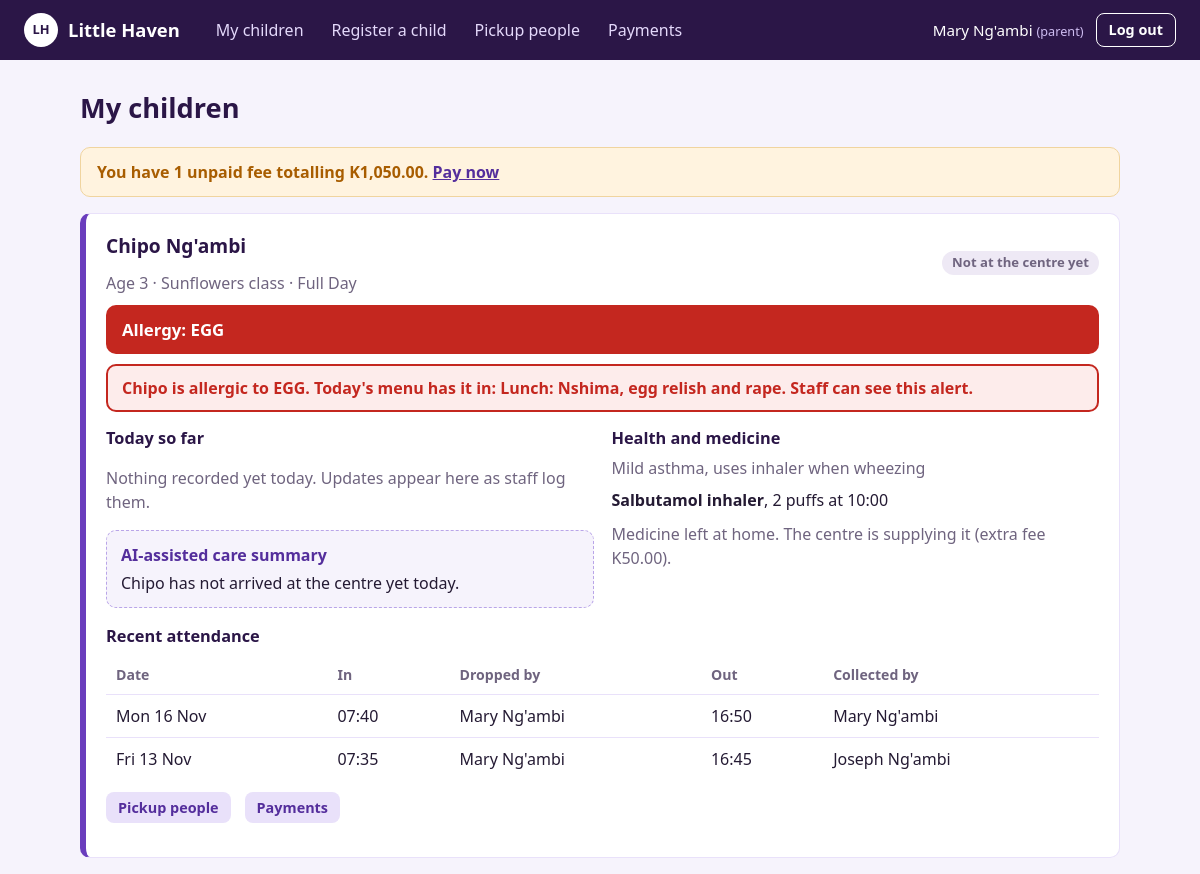
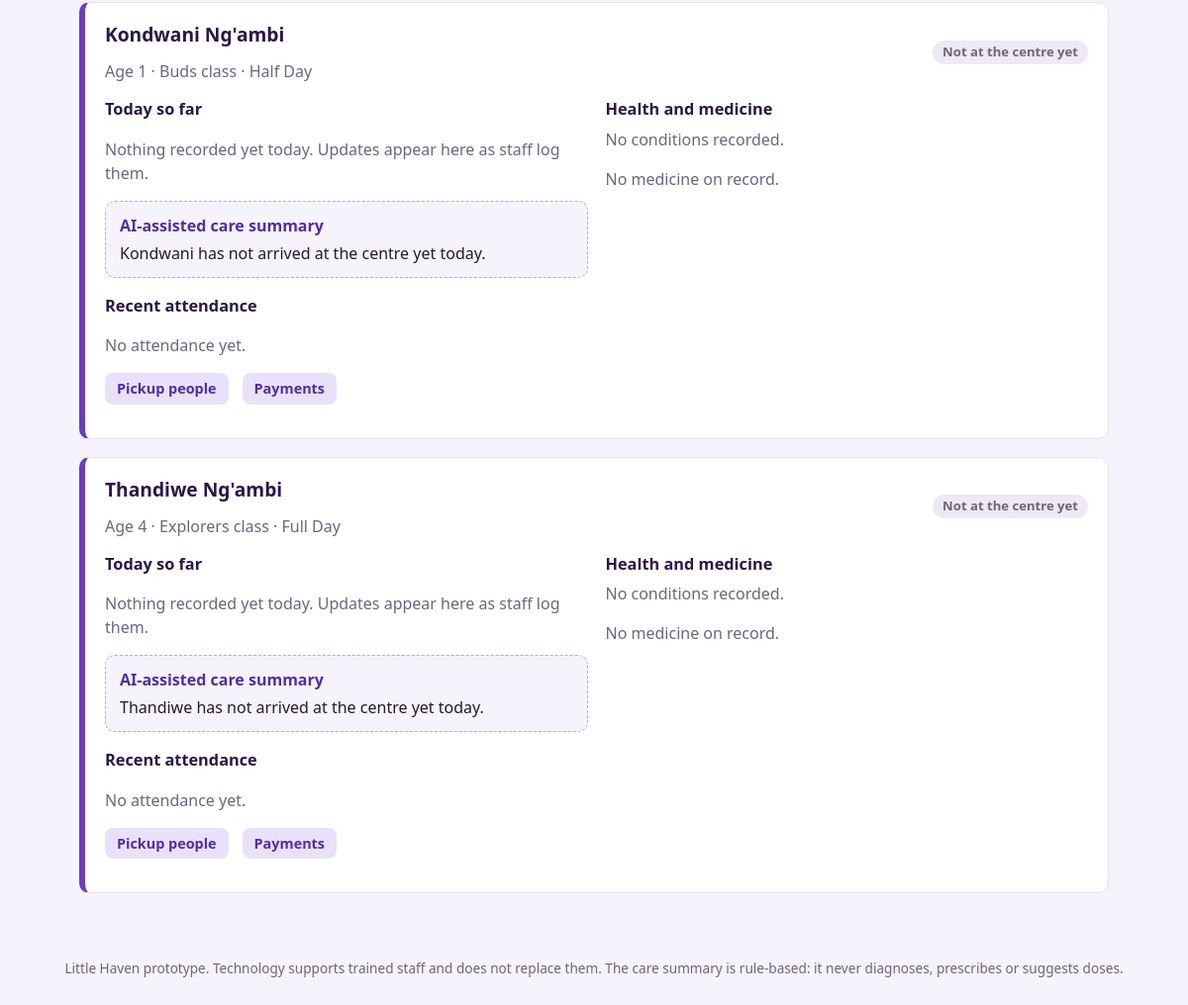
/parent/dashboard.php (signed in), run on the app's committed database (2 pictures, top to bottom).
### tables this page shows
CREATE TABLE children (
  id INT AUTO_INCREMENT PRIMARY KEY,
  parent_id INT NOT NULL,
  package_id INT DEFAULT NULL,
  name VARCHAR(100) NOT NULL,
  age TINYINT NOT NULL,
  class_name VARCHAR(40) NOT NULL,
  emergency_contact VARCHAR(30) NOT NULL,
  photo VARCHAR(200) DEFAULT NULL,
  active TINYINT(1) NOT NULL DEFAULT 1,
  created_at DATETIME NOT NULL DEFAULT CURRENT_TIMESTAMP,
  FOREIGN KEY (parent_id) REFERENCES users(id),
  FOREIGN KEY (package_id) REFERENCES packages(id)
);

CREATE TABLE packages (
  id INT AUTO_INCREMENT PRIMARY KEY,
  name VARCHAR(60) NOT NULL,
  price DECIMAL(10,2) NOT NULL,           
  description VARCHAR(200) DEFAULT NULL
);

CREATE TABLE health_profiles (
  id INT AUTO_INCREMENT PRIMARY KEY,
  child_id INT NOT NULL UNIQUE,
  allergies VARCHAR(255) DEFAULT NULL,       
  condition_notes VARCHAR(500) DEFAULT NULL,  
  nurse_notes VARCHAR(500) DEFAULT NULL,      
  FOREIGN KEY (child_id) REFERENCES children(id) ON DELETE CASCADE
);

CREATE TABLE medications (
  id INT AUTO_INCREMENT PRIMARY KEY,
  child_id INT NOT NULL,
  name VARCHAR(100) NOT NULL,
  dosage VARCHAR(100) NOT NULL,
  time_due TIME NOT NULL,
  instructions VARCHAR(300) DEFAULT NULL,
  left_at_home TINYINT(1) NOT NULL DEFAULT 0,    
  centre_supplied TINYINT(1) NOT NULL DEFAULT 0,  
  fee DECIMAL(10,2) NOT NULL DEFAULT 0,
  nurse_status ENUM('not_needed','pending','confirmed','declined') NOT NULL DEFAULT 'not_needed',
  active TINYINT(1) NOT NULL DEFAULT 1,
  FOREIGN KEY (child_id) REFERENCES children(id) ON DELETE CASCADE
);

CREATE TABLE attendance (
  id INT AUTO_INCREMENT PRIMARY KEY,
  child_id INT NOT NULL,
  att_date DATE NOT NULL,
  check_in DATETIME DEFAULT NULL,
  check_out DATETIME DEFAULT NULL,
  dropped_by VARCHAR(100) DEFAULT NULL,
  picked_by VARCHAR(100) DEFAULT NULL,
  pickup_id INT DEFAULT NULL,                
  checked_in_by VARCHAR(100) DEFAULT NULL,   
  checked_out_by VARCHAR(100) DEFAULT NULL,
  UNIQUE KEY one_per_day (child_id, att_date),
  FOREIGN KEY (child_id) REFERENCES children(id) ON DELETE CASCADE
);

### db.php (called while the page is built, shortened)
<?php
function db(): PDO
{
    static $pdo = null;
    if ($pdo === null) {
        try {
            $pdo = new PDO(
                'mysql:host=' . DB_HOST . ';dbname=' . DB_NAME . ';charset=utf8mb4',
                DB_USER,
                DB_PASS,
                [
                    PDO::ATTR_ERRMODE            => PDO::ERRMODE_EXCEPTION,
                    PDO::ATTR_DEFAULT_FETCH_MODE => PDO::FETCH_ASSOC,
                    PDO::ATTR_EMULATE_PREPARES   => false,
                ]
            );
        } catch (PDOException $e) {
            http_response_code(500);
            die('<h2>Database connection failed</h2>'
              . '<p>Start MySQL in XAMPP/WAMP, then import <code>database.sql</code> in phpMyAdmin.</p>'
              . '<p>Check the settings at the top of <code>db.php</code>.</p>');
        }
    }
    return $pdo;
}
function q(string $sql, array $params = []): array
{
    $st = db()->prepare($sql);
    $st->execute($params);
    return $st->fetchAll();
}
function q1(string $sql, array $params = []): ?array
{
    $st = db()->prepare($sql);
    $st->execute($params);
    $row = $st->fetch();
    return $row === false ? null : $row;
}

### parent/dashboard.php (the view, shortened to what this page needs)
<?php
require_once __DIR__ . '/../auth.php';
$user = require_role('parent');
$today = date('Y-m-d');
$menu  = todays_menu();
$children = q(
    'SELECT c.*, p.name AS package_name, h.allergies, h.condition_notes
     FROM children c
     LEFT JOIN packages p ON p.id = c.package_id
     LEFT JOIN health_profiles h ON h.child_id = c.id
     WHERE c.parent_id = ? AND c.active = 1
     ORDER BY c.name',
    [$user['id']]
);
$owing = q1(
    "SELECT COUNT(*) AS n, COALESCE(SUM(amount), 0) AS total
     FROM payments WHERE parent_id = ? AND status = 'pending'",
    [$user['id']]
);
?>
<?php if ($owing && (int) $owing['n'] > 0): ?>
  <div class="flash flash-warn">
    You have <?= (int) $owing['n'] ?> unpaid fee<?= (int) $owing['n'] === 1 ? '' : 's' ?>
    totalling <?= e(kwacha($owing['total'])) ?>.
    <a href="<?= e(url('parent/pay.php')) ?>">Pay now</a>
  </div>
<?php endif; ?>
<?php foreach ($children as $c):
    $att       = attendance_for((int) $c['id'], $today);
    $meds      = q('SELECT * FROM medications WHERE child_id = ? AND active = 1 ORDER BY time_due', [$c['id']]);
    $conflicts = allergy_conflicts($c['allergies'], $menu);
    $timeline  = child_timeline((int) $c['id'], $today);
    $history   = q('SELECT * FROM attendance WHERE child_id = ? ORDER BY att_date DESC LIMIT 5', [$c['id']]);
    if (!$att || !$att['check_in']) {
        $status = ['Not at the centre yet', 'badge-muted'];
    } elseif ($att['check_out']) {
        $status = ['Collected', 'badge-info'];
    } else {
        $status = ['At the centre', 'badge-ok'];
    }
?>
<section class="card accent" aria-labelledby="child-<?= (int) $c['id'] ?>">
  <div class="row between">
    <div>
      <h2 id="child-<?= (int) $c['id'] ?>"><?= e($c['name']) ?></h2>
      <span class="muted">Age <?= (int) $c['age'] ?> &middot; <?= e($c['class_name']) ?> class
        &middot; <?= e($c['package_name'] ?? 'No package') ?></span>
    </div>
    <span class="badge <?= e($status[1]) ?>"><?= e($status[0]) ?></span>
  </div>
  <?php if (keywords($c['allergies'])): ?>
    <div class="alert-allergy">Allergy: <?= e(strtoupper($c['allergies'])) ?></div>
  <?php endif; ?>
  <?php foreach ($conflicts as $x): ?>
    <div class="alert-conflict">
      <?= e(first_name($c['name'])) ?> is allergic to <?= e(strtoupper($x['allergen'])) ?>.
      Today's menu has it in: <?= e($x['meal']) ?>. Staff can see this alert.
    </div>
  <?php endforeach; ?>
  <div class="grid" style="margin-top:14px">
    <div>
      <h3>Today so far</h3>
      <?php if ($timeline): ?>
        <ul class="timeline">
          <?php foreach ($timeline as $t): ?>
            <li class="t-<?= e($t['type']) ?>">
              <span class="time"><?= e(date('H:i', strtotime($t['time']))) ?></span><?= e($t['text']) ?>
            </li>
          <?php endforeach; ?>
        </ul>
      <?php else: ?>
        <p class="muted">Nothing recorded yet today. Updates appear here as staff log them.</p>
      <?php endif; ?>
      <div class="summary">
        <div class="label">AI-assisted care summary</div>
        <?= e(build_care_summary((int) $c['id'], $today)) ?>
      </div>
    </div>
    <div>
      <h3>Health and medicine</h3>
      <p class="muted" style="margin:0 0 8px">
        <?= $c['condition_notes'] ? e($c['condition_notes']) : 'No conditions recorded.' ?>
      </p>
      <?php if (!$meds): ?>
        <p class="muted">No medicine on record.</p>
      <?php endif; ?>
      <?php foreach ($meds as $m):
      ?>
        <div class="stack" style="margin-bottom:10px">
          <div>
            <strong><?= e($m['name']) ?></strong>, <?= e($m['dosage']) ?> at <?= e(date('H:i', strtotime($m['time_due']))) ?>
          </div>
          <?php if ($m['left_at_home']): ?>
            <div class="muted">
              Medicine left at home.
              <?php if ($m['centre_supplied'] && $m['nurse_status'] === 'confirmed'): ?>
                The centre is supplying it (extra fee <?= e(kwacha($m['fee'])) ?>).
              <?php elseif ($m['centre_supplied'] && $m['nurse_status'] === 'pending'): ?>
                Waiting for the nurse to confirm the centre can supply it.
              <?php elseif ($m['nurse_status'] === 'declined'): ?>
                <strong>The nurse could not supply it. Please bring the medicine.</strong>
              <?php else: ?>
                Please bring it to the centre.
              <?php endif; ?>
            </div>
          <?php endif; ?>
        </div>
      <?php endforeach; ?>
    </div>
  </div>
  <h3 style="margin-top:16px">Recent attendance</h3>
  <?php if ($history): ?>
  <div class="table-wrap">
    <table>
      <tr><th>Date</th><th>In</th><th>Dropped by</th><th>Out</th><th>Collected by</th></tr>
      <?php foreach ($history as $h): ?>
        <tr>
          <td><?= e(date('D j M', strtotime($h['att_date']))) ?></td>
          <td><?= $h['check_in'] ? e(date('H:i', strtotime($h['check_in']))) : '-' ?></td>
          <td><?= e($h['dropped_by'] ?? '-') ?></td>
          <td><?= $h['check_out'] ? e(date('H:i', strtotime($h['check_out']))) : '-' ?></td>
          <td><?= e($h['picked_by'] ?? '-') ?></td>
        </tr>
      <?php endforeach; ?>
    </table>
  </div>
  <?php else: ?>
    <p class="muted">No attendance yet.</p>
  <?php endif; ?>
  <p class="row" style="margin-top:12px">
    <a class="btn btn-light btn-small" href="<?= e(url('parent/pickups.php?child=' . (int) $c['id'])) ?>">Pickup people</a>
    <a class="btn btn-light btn-small" href="<?= e(url('parent/pay.php')) ?>">Payments</a>
  </p>
</section>
<?php endforeach; ?>

### data on the page
children: name "Chipo Ng'ambi", age "3", class_name "Sunflowers", package.name "Full Day", status "Not at the centre yet", health_profiles.allergies "EGG", name "Chipo", allergen "EGG", meal "Lunch: Nshima, egg relish and rape", build_care_summary((int) $c['id'], $today) "Chipo has not arrived at the centre yet today.", health_profiles.condition_notes "Mild asthma, uses inhaler when wheezing"
medications: name "Salbutamol inhaler", dosage "2 puffs", time_due "10:00", fee "K50.00"
attendance: att_date "Mon 16 Nov", check_in "07:40", dropped_by "Mary Ng'ambi", check_out "16:50", picked_by "Mary Ng'ambi"
attendance: att_date "Fri 13 Nov", check_in "07:35", dropped_by "Mary Ng'ambi", check_out "16:45", picked_by "Joseph Ng'ambi"
children: name "Kondwani Ng'ambi", age "1", class_name "Buds", package.name "Half Day", status "Not at the centre yet", build_care_summary((int) $c['id'], $today) "Kondwani has not arrived at the centre yet today.", shows "No conditions recorded.", shows "No medicine on record.", shows "No attendance yet."
children: name "Thandiwe Ng'ambi", age "4", class_name "Explorers", package.name "Full Day", status "Not at the centre yet", build_care_summary((int) $c['id'], $today) "Thandiwe has not arrived at the centre yet today.", shows "No conditions recorded.", shows "No medicine on record.", shows "No attendance yet."

### other printed values
$label "My children"
$label "Register a child"
$label "Pickup people"
$label "Payments"
$u['name'] "Mary Ng'ambi"
$u['role'] "parent"
$title "My children"
$owing['n'] "1"
kwacha($owing['total']) "K1,050.00"
